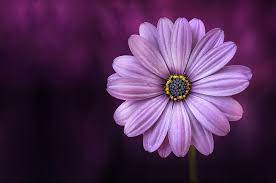
#> input picture ClassLectures/Sem1/Mathes Foundation/Faculty notebooks S4/flower.jpg, 276 x 183 px
$ jupyter execute --allow-errors 'Faculty notebook2_SVD.ipynb'
#> lines starting #> are read from the running program, lines starting #| are printed output that depends on the picture
# SVD step-by-step

[cell 1]
import numpy as np
A = np.array([[ 8.87527583e-01,  1.24122329e+00,  6.46039833e-01,
        -2.74955535e-01,  2.43664729e-01,  4.71542633e-01,
        -4.11624849e-01,  2.26245831e+00,  3.18887855e+00,
        -1.61608519e+00,  1.97405283e+00, -1.20845603e+00,
        -4.63301139e-01, -9.29716978e-01, -1.09391392e-02,
        -5.46536763e-01, -2.87911328e-02, -1.45283351e+00],
       [ 6.60347539e-01,  1.36323706e+00, -1.29995501e+00,
         7.71354377e-01, -7.19404881e-01, -3.88208737e-01,
        -1.07692146e+00, -1.66667490e+00, -7.83457970e-01,
         1.05158399e+00, -1.10034459e+00, -8.77421973e-01,
        -7.86289102e-01, -9.63233078e-01, -6.52765522e-01,
        -1.22044885e-01, -4.63311537e-01, -3.22043711e-01],
       [ 3.21198957e-01,  1.61935613e+00, -1.04122001e+00,
        -2.04453305e+00,  2.67677001e+00,  1.01935027e+00,
        -5.20280078e-03, -5.37561871e-01, -3.18105623e-01,
        -2.15137465e-01,  1.46717267e+00, -3.10127094e-01,
         6.27813046e-02, -5.76294774e-01,  8.74371031e-01,
        -4.56549897e-01, -3.36510769e-02, -1.47805577e+00],
       [-5.85941768e-01, -1.01019317e+00,  3.75726842e-01,
        -4.65158228e-01, -5.19547278e-01, -6.49315761e-01,
         7.44022955e-01,  2.56446386e-01,  1.46162889e-01,
         9.37305832e-01,  1.09663824e+00, -1.71941069e+00,
        -1.85229368e+00,  1.37297048e+00,  1.04947563e+00,
         4.10860694e-01,  7.57855579e-01,  1.81607236e-01],
       [-1.87251546e+00,  1.47858364e+00, -4.91175419e-02,
         4.03212186e-01, -8.43324344e-01,  1.66877216e+00,
        -1.10583511e+00,  5.81532928e-01, -2.58438305e+00,
         1.94776978e+00, -7.85319429e-01, -6.88701315e-01,
         6.19759941e-01,  6.06867417e-01, -9.63391619e-02,
        -4.79546583e-01,  6.23115110e-01, -7.06468322e-01],
       [-4.56854595e-01,  8.64722548e-01, -4.73111105e-01,
        -3.29556141e-01, -1.25447718e+00,  1.41694995e+00,
        -1.32262206e-01,  7.79027797e-01,  1.40427908e+00,
        -1.30328840e-01,  4.10515652e-01, -1.01116773e+00,
        -2.29587924e+00, -9.35804567e-01, -2.13056621e+00,
        -9.37598426e-01,  4.60978806e-01,  4.84504483e-01],
       [ 1.07156701e+00,  6.53147069e-01,  5.65726743e-01,
        -1.14918038e+00,  9.55947922e-01,  5.31493869e-01,
         4.87398508e-02,  5.16313917e-01, -1.21328948e-02,
        -6.89399160e-01,  5.12424502e-03, -1.34647591e+00,
         2.02218028e-01, -1.61289866e-01,  5.21563186e-02,
         9.47423575e-01, -1.26507366e+00,  1.64007840e+00],
       [-2.43536429e+00, -1.98394990e-01,  1.52246400e+00,
         8.09875288e-01,  1.38763753e+00,  6.17065489e-01,
        -5.75584789e-02,  1.31889117e-01, -7.07579584e-03,
        -9.35405100e-01,  1.16789799e+00, -1.51946897e-02,
         1.72325264e+00, -2.62581892e+00,  1.57204829e+00,
         2.00801477e-01,  4.66953507e-01, -1.11341945e+00],
       [-9.57431014e-03, -6.79262281e-01, -2.14070508e+00,
         6.56339756e-01, -2.50608653e-01,  2.55043683e+00,
         3.27761569e-02, -7.16637291e-01, -4.05716018e-01,
        -3.15379253e-01,  7.85593300e-01, -1.31528065e+00,
         2.40852139e+00,  1.16304817e+00, -1.10130342e+00,
        -5.94411440e-01,  6.14903944e-01, -1.98447930e+00],
       [ 2.63158509e-01, -5.54308989e-01,  5.83749895e-01,
        -2.75022360e-01, -5.72141624e-01, -6.21679185e-01,
         1.53542857e+00, -2.55336752e-01,  7.03625919e-01,
        -1.29725085e+00, -1.18292321e+00, -2.27360130e-01,
        -8.40529213e-01,  1.11162751e+00,  3.66416940e-01,
         5.26083311e-01, -1.27628305e+00,  1.45811185e+00],
       [ 4.70134710e-01,  4.38377896e-01,  1.11869119e+00,
         4.27162254e-01,  1.30041064e-01,  1.60776344e+00,
         2.24989200e-01, -8.73659349e-01, -1.12250069e+00,
        -8.84938569e-01, -1.83911668e+00, -1.78167366e+00,
        -1.41140642e+00,  1.56241809e+00, -1.80369012e+00,
        -8.44294994e-01, -6.84380688e-01, -1.09438530e+00],
       [-1.03144883e+00,  1.57721930e-01,  1.02789263e+00,
         2.33172697e-01, -8.62882135e-01,  1.65059037e+00,
        -1.27953249e-01,  1.26924872e+00,  2.18077202e-01,
        -1.74391950e+00,  1.14349148e+00, -1.78598007e+00,
        -7.92223465e-01,  4.81297638e-01,  5.97570385e-01,
        -2.08504444e-01,  4.59344556e-02, -1.76250833e+00],
       [-9.80083742e-01,  8.54491827e-01,  1.04842965e+00,
        -8.18898087e-01, -4.37375624e-02,  1.24406017e+00,
        -1.14408791e+00,  7.32440960e-02, -1.20059452e-03,
        -1.03860795e+00,  1.14075662e+00, -6.08323874e-01,
         2.03758087e-01, -4.02847693e-01,  4.35339173e-01,
        -9.73025955e-01, -8.57467462e-01,  2.72278718e-01],
       [-1.01583535e-01, -1.65569639e-01, -6.80134553e-01,
        -1.13049926e+00,  6.31999523e-01, -5.01501016e-01,
        -1.02192225e+00,  3.34639188e-01,  8.22339057e-01,
         7.09369206e-01, -3.48494464e-01, -5.16903702e-01,
        -1.99642765e+00, -1.18531145e+00, -1.56579343e+00,
        -6.47371699e-01,  8.80262668e-01, -7.80236165e-01],
       [ 5.59612944e-01, -1.36200612e+00,  1.51244930e+00,
        -1.41665392e+00,  1.40501047e+00,  6.02192794e-01,
         8.72101908e-01, -1.00341676e+00, -2.32474680e+00,
         3.11303344e-01,  1.39708492e+00, -2.07371601e-01,
        -3.12897198e-01,  2.01573203e+00,  2.01134530e-01,
        -1.84793086e+00,  9.35044039e-01, -6.68211826e-01],
       [-1.72935416e+00,  1.09790396e+00, -1.19141736e-01,
        -8.48702169e-01,  1.49562459e+00,  6.59459299e-01,
         5.96669590e-01, -2.24961121e+00,  6.39841881e-01,
        -1.37691069e+00, -1.35002908e+00, -1.40182759e+00,
        -2.11424169e-01, -6.26534323e-01, -2.32185360e-01,
        -3.61546474e-01,  6.44384105e-01,  6.40410862e-01],
       [ 8.12907134e-01, -1.97775193e-01,  2.57824946e-01,
         1.97926633e-01,  4.73752019e-01, -1.53066620e+00,
         4.84663409e-01,  3.56919864e-01, -1.06887254e+00,
        -6.73684863e-01, -1.04422995e+00, -1.37030278e+00,
        -7.07438912e-01, -9.23831825e-01, -7.54917642e-01,
         1.23111820e-01, -5.97816650e-01,  1.98698340e-01],
       [-4.86993463e-01,  5.05978433e-01, -9.62920202e-01,
         3.45552735e-01, -1.89070127e+00, -4.83685721e-01,
         9.16749117e-01,  8.70521513e-02,  2.36434500e-01,
        -1.03743572e+00,  3.29007110e-01,  1.80114951e-01,
        -1.56053457e+00, -8.51477195e-01,  3.22455555e-01,
        -1.01895820e+00,  5.38074610e-01, -2.93102274e+00],
       [ 4.19512169e-01, -1.25527399e-02, -1.08535152e+00,
        -5.22888264e-01, -3.91848292e-01,  1.51233555e+00,
        -2.49440770e-01,  7.81456576e-01,  1.56018768e+00,
         1.25419472e-01, -1.09250298e+00,  1.34601253e+00,
         1.40845924e+00, -8.71929615e-01, -4.47628934e-01,
        -9.53498394e-01,  1.22191417e+00, -1.26468670e+00],
       [-5.80552236e-01,  2.66709210e-01,  4.42056244e-01,
         1.16667532e+00, -2.60379510e-02,  7.37232406e-01,
        -1.50499151e+00,  2.41193998e-01, -1.24553341e-02,
         1.58411962e-02, -1.52284867e+00,  9.36671432e-01,
         1.72711182e+00, -7.27231404e-01, -4.33301423e-01,
        -4.20498702e-01,  1.15362859e+00,  1.91174282e+00]])
A.shape

### Determine P

[cell 2]
## Transpose of A
A_T= A.transpose()
## Multiply A with A-transpose
B = np.matmul( A , A_T)
## Find the eigen value and eigen vector of  the new resulted matrix
val , vec = np.linalg.eig(B) #Here, eigenvectors are normalized and orthogonal
## Slice out the eigen vector as the size of each vector
P = vec[:,:A.shape[1]]  ##P

[cell 3]
P

### Determine D

[cell 4]
## Multiply  A-transpose with A
C = np.matmul( A_T , A )
## Find the eigen value and eigen vector of the new resulted matrix
val_ , vec_ = np.linalg.eig(C)  #Here, eigenvectors are normalized and orthogonal
## Find the square root of eigen values of the new resulted matrix
D = np.sqrt(val_) ##D
D.shape

[cell 5]
D

### Determine Q

[cell 6]
## Transpose of the eigen value of the new resulted matrix
Q = vec_.transpose() ##Q
print(Q.shape)

[cell 7]
Q

### A = PDQ

[cell 8]
##Formulating the original matrix by multiplying P , D and Q matrices
AA_a = np.matmul(np.matmul(P, np.diag(D)), Q)
AA_a

### Let's see the variance of the original matrix and the new matrix

[cell 9]
print(np.std(A), np.std(AA_a))

## Code at once

[cell 10]
A_T= A.transpose()
B = np.matmul( A , A_T)
val , vec = np.linalg.eig(B)

P = vec[:,:A.shape[1]]  ##P
C = np.matmul( A_T , A )
val_ , vec_ = np.linalg.eig(C)
D = np.sqrt(val_) ##D
Q = vec_.transpose() ##Q
A_a = np.matmul(np.matmul(P, np.diag(D)), Q)
print(np.std(A), np.std(A_a))

[cell 11]
U, S, V = np.linalg.svd(A)

[cell 12]
print(U)

[cell 13]
print(S)

[cell 14]
print(V)

# SVD Application on Image

[cell 15]
# get the image from "https://cdn.pixabay.com/photo/2017/03/27/16/50/beach-2179624_960_720.jpg"
import numpy as np
import pandas as pd
import matplotlib.pyplot as plt
import skimage.io as io
from skimage.color import rgb2gray

[cell 16]
# read image in grayscale
img = io.imread('flower.jpg', as_gray=True)
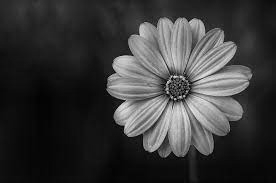
#> img: shape (183, 276) float64; min 0.000833, max 0.93, mean 0.223

[cell 17]
# obtain svd
U, S, V = np.linalg.svd(img)
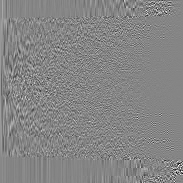
#> U: shape (183, 183) float64; min -0.59, max 0.537, mean 0.000428; drawn with min black and max white
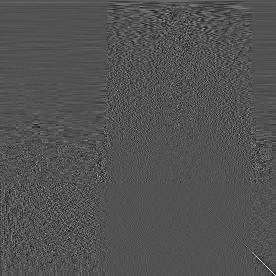
#> V: shape (276, 276) float64; min -0.38, max 0.791, mean 0.000262; drawn with min black and max white
#> S = 183 values, max 66.56 at index 0, min 0.00104 at index 182, mean 1.24
